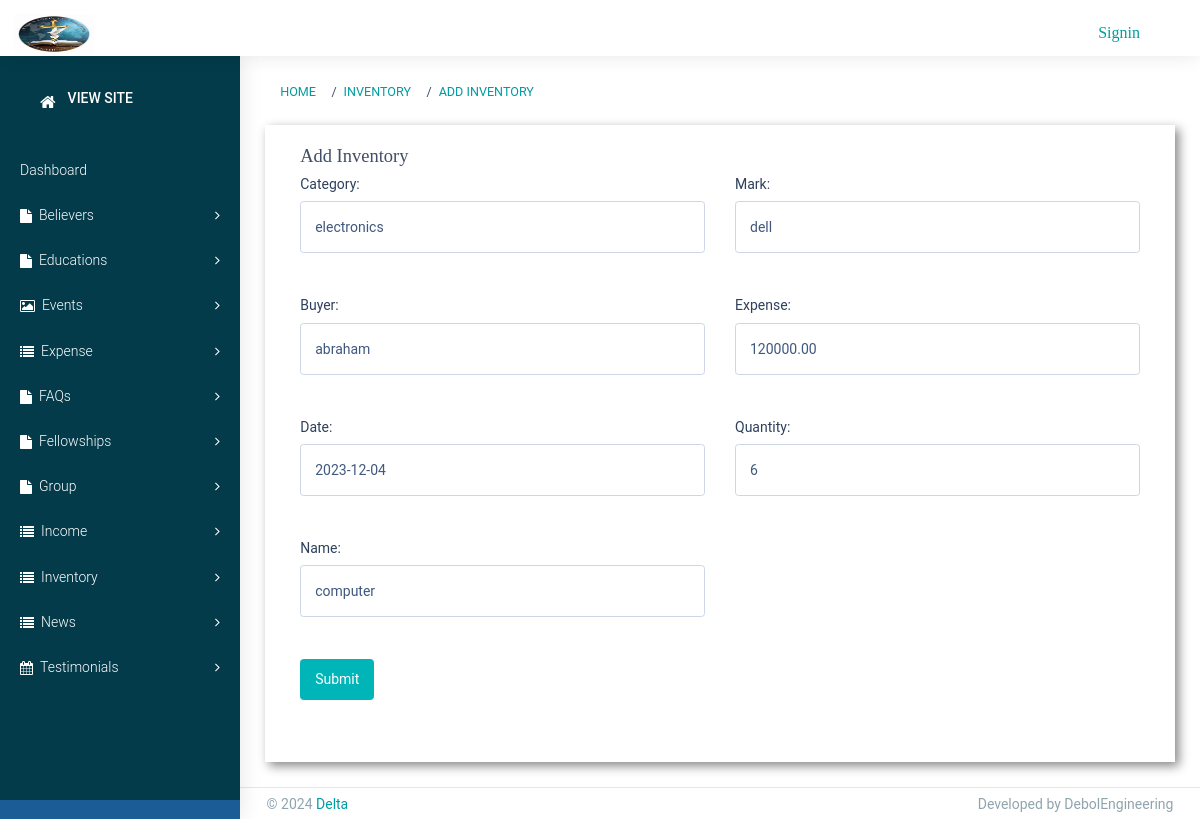
The page /staff/inventory/1/update/ on the database its author committed.
### staff/models.py (models this page shows)
class Stock(models.Model):
    category = models.CharField(max_length=100)
    mark = models.CharField(max_length=100)
    buyer = models.CharField(max_length=100)
    expense = models.DecimalField(max_digits=10, decimal_places=2)
    date = models.DateField()
    quantity = models.IntegerField()
    name = models.CharField(max_length=100)

### staff/views.py (the view)
# urls.py: path('inventory/<int:pk>/update/', StockUpdate.as_view(), name='inventory_update'),
class StockUpdate(UpdateView):
    model = Stock
    form_class = StockForm
    template_name = 'staff/Inventories/add_inventory.html'
    success_url = reverse_lazy('staff:inventory_list')

### staff/forms.py
class StockForm(forms.ModelForm):
    class Meta:
        model = Stock
        fields = ['category', 'mark', 'buyer', 'expense', 'date', 'quantity', 'name']
        widgets = {
            'category': forms.TextInput(attrs={"class": "form-control", 'placeholder': 'Enter category'}),
            'mark': forms.TextInput(attrs={"class": "form-control", 'placeholder': 'Enter mark'}),
            'buyer': forms.TextInput(attrs={"class": "form-control", 'placeholder': 'Enter buyer'}),
            'expense': forms.NumberInput(attrs={"class": "form-control", 'placeholder': 'Enter expense'}),
            'date': forms.DateInput(attrs={"class": "form-control", 'placeholder': 'YYYY-MM-DD'}),
            'quantity': forms.NumberInput(attrs={"class": "form-control", 'placeholder': 'Enter quantity'}),
            'name': forms.TextInput(attrs={"class": "form-control", 'placeholder': 'Enter name'}),
        }

### Templates/staff/Inventories/add_inventory.html (shortened to what this page needs)
{% extends 'staff/base.html' %}
{% load static %}
{% block breadcrumb %}
<li class="breadcrumb-item"><a href="{% url 'staff:inventory_list' %}">Inventory</a></li>
<li class="breadcrumb-item"><a href="#">Add Inventory</a></li>
{% endblock %}
{% block content %}
<div class="site-main">
    <section class="ttm-row clearfix">
        <div class="container">
            <div class="row pt-60 res-991-pt-0">
                <div class="col-lg-12">
                    <div class="pr-40 res-991-pr-0 res-991-pb-30">
                        <h4 class="h4-md">Add Inventory</h4>
                        <form action="{% url 'staff:inventory_add' %}" method="POST" enctype="multipart/form-data" class="row">
                            <div class="col-lg-6">
                                <div class="mb-3">
                                    {{ form.category.label_tag }}
                                    {{ form.category }}
                                </div>
                            </div>
                            <div class="col-lg-6">
                                <div class="mb-3">
                                    {{ form.mark.label_tag }}
                                    {{ form.mark }}
                                </div>
                            </div>
                            <div class="col-lg-6">
                                <div class="mb-3">
                                    {{ form.buyer.label_tag }}
                                    {{ form.buyer }}
                                </div>
                            </div>
                            <div class="col-lg-6">
                                <div class="mb-3">
                                    {{ form.expense.label_tag }}
                                    {{ form.expense }}
                                </div>
                            </div>
                            <div class="col-lg-6">
                                <div class="mb-3">
                                    {{ form.date.label_tag }}
                                    {{ form.date }}
                                </div>
                            </div>
                            <div class="col-lg-6">
                                <div class="mb-3">
                                    {{ form.quantity.label_tag }}
                                    {{ form.quantity }}
                                </div>
                            </div>
                            <div class="col-lg-6">
                                <div class="mb-3">
                                    {{ form.name.label_tag }}
                                    {{ form.name }}
                                </div>
                            </div>
                            <div class="col-md-12 mb-3">
                                <button type="submit" class="btn btn-primary">Submit</button>
                            </div>
                        </form>
                    </div>
                </div>
            </div>
        </div>
    </section>
</div>
{% endblock %}

### rows shown on the page
Stock: category "electronics", mark "dell", buyer "abraham", expense "120000.00", date "2023-12-04", quantity "6", name "computer"
